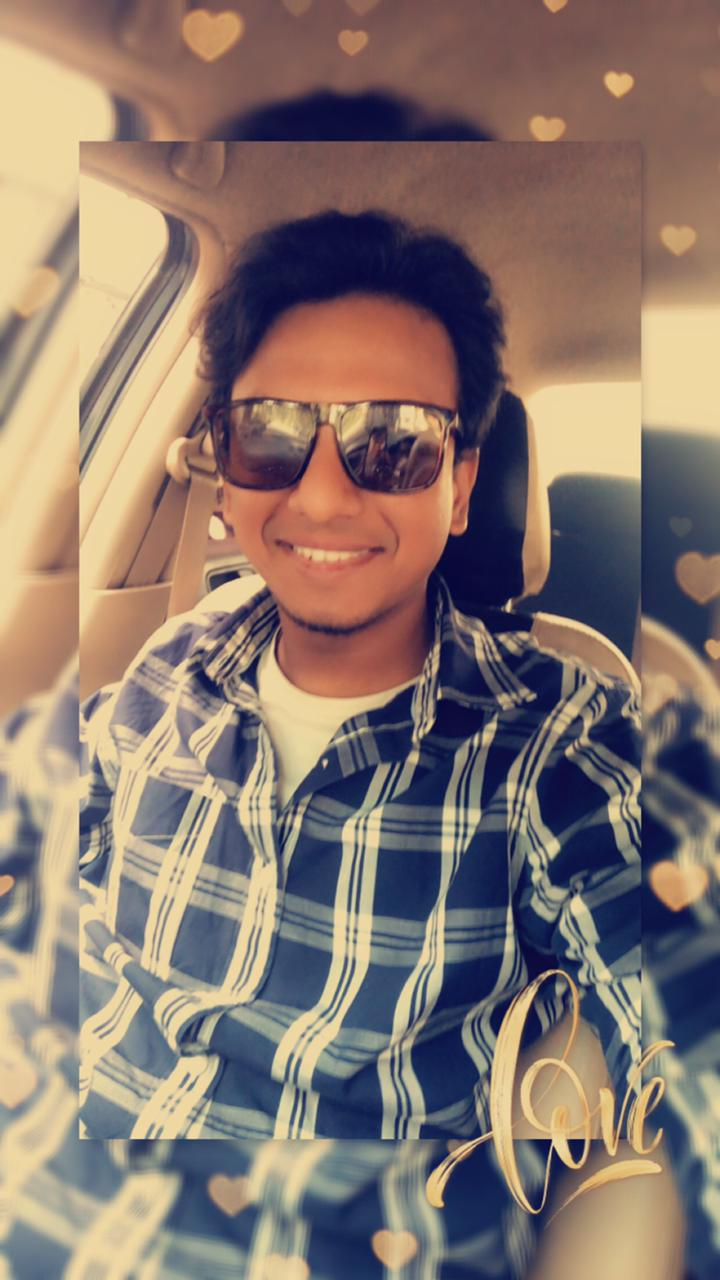
#> input picture 123.jpg, 720 x 1280 px
$ jupyter execute --allow-errors 'Day2 Task.ipynb'
#> lines starting #> are read from the running program, lines starting #| are printed output that depends on the picture
[cell 1]
import numpy as np

[cell 2]
from PIL import Image

[cell 3]
import matplotlib.pyplot as plt

[cell 4]
I = Image.open('123.jpg')
#> I is the input picture: PIL image 720x1280 RGB; mean R, G, B 136.5, 119, 110.5

[cell 5]
I.show()

[cell 6]
plt.imshow(np.asarray(I))
plt.show()

[cell 7]
print (I.size, I.mode, I.format)
#| (720, 1280) RGB JPEG

#> (a cell that did not finish here is left out)

[cell 9]
I1=I.convert('L') # 'L' for gray scale mode
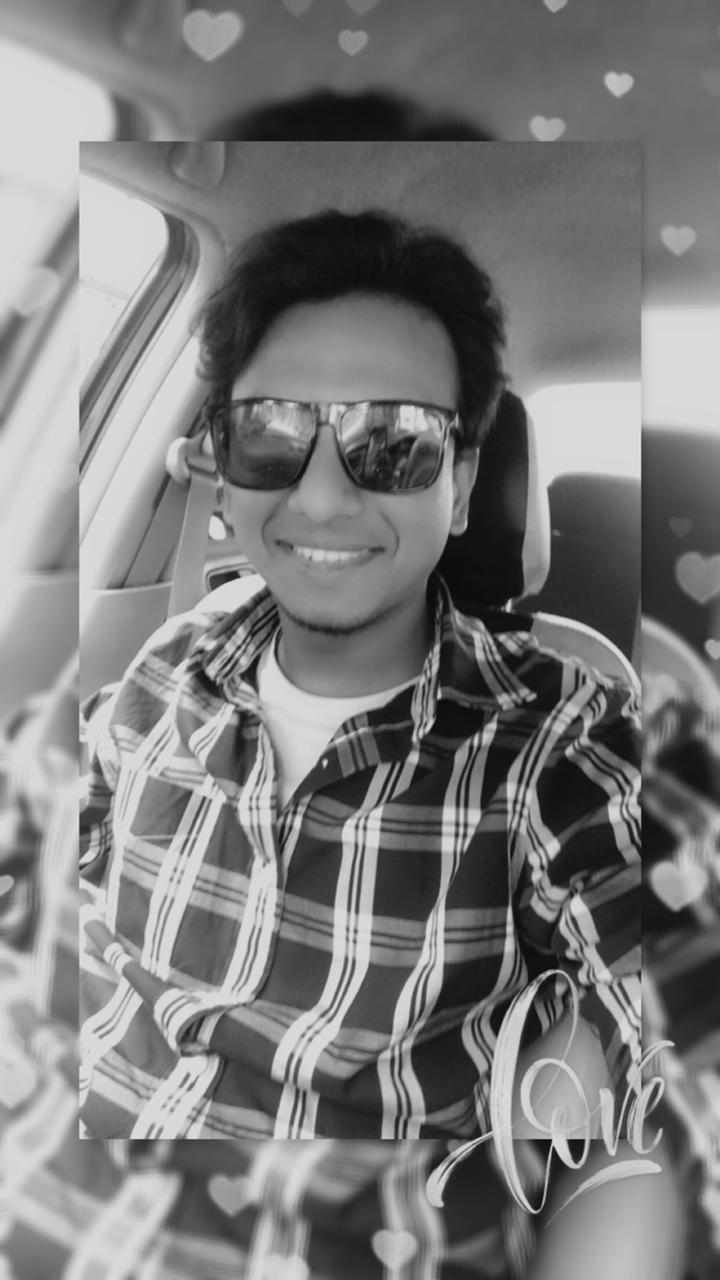
#> I1: PIL image 720x1280 L; min 6, max 230, mean 123.3
print (I1.mode)
#| L
